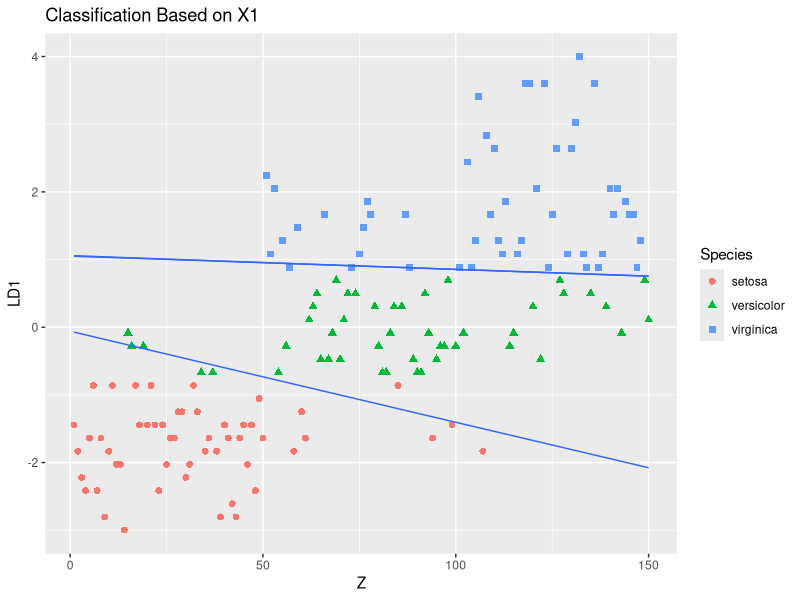
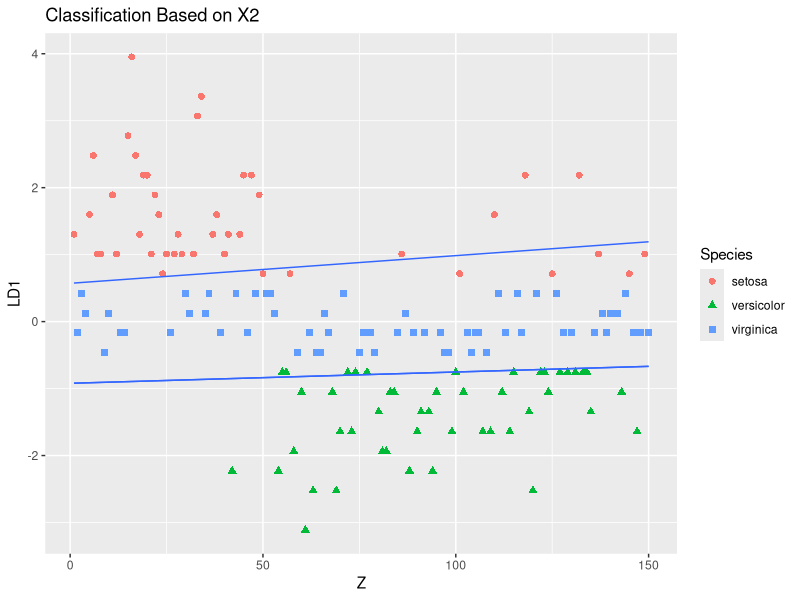
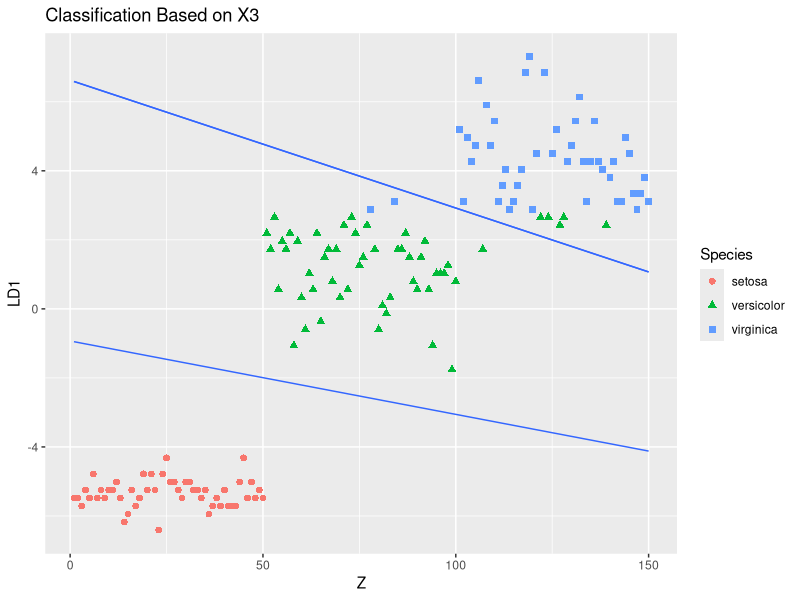
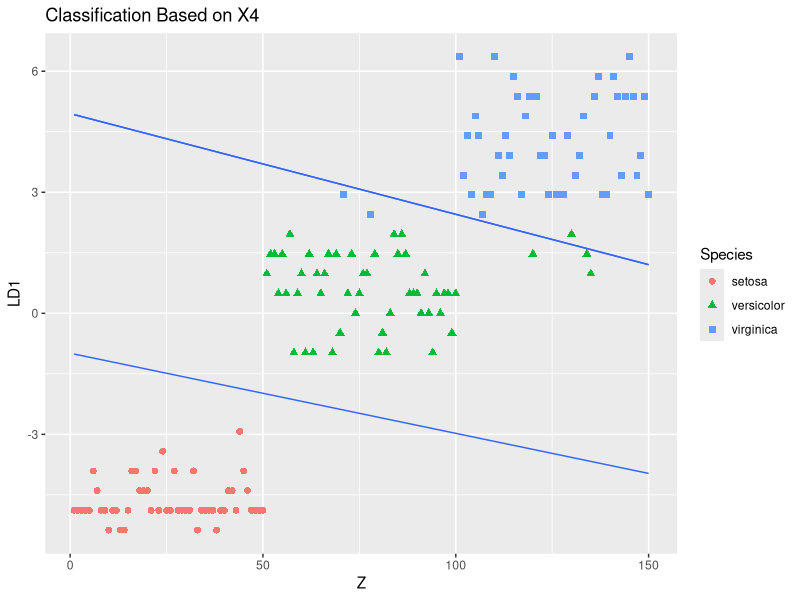

Source code (R) for these figures, in order:
################### 11
library(MASS)
library(tidyverse)
library(ggplot2)
Data=iris
traindata=Data
testdata=Data
Test=Data[,1]
newdf <- data.frame(Sepal.Length=Test)
r1=lda(Species ~ Sepal.Length,data=traindata)
r2=predict(object=r1,newdf)
Z=rep(1:150)
T=table(testdata[,5],r2$class)
T
misclaserror=1-sum(diag(T))/sum(T)
misclaserror
datPred<-data.frame(Species=r2$class,Z,r2$x)
r3 <- lda(datPred[,2:3], datPred[,1])
x <- seq(min(datPred[,2]), max(datPred[,2]), length.out=150)
y <- seq(min(datPred[,3]), max(datPred[,3]), length.out=150)
Xcon <- matrix(c(rep(x,length(y)),
                 rep(y, rep(length(x), length(y)))),,2)
r3.pr1 <- predict(r3, Xcon)$post[, c("setosa","versicolor")] %*% c(1,1) 
r3.pr2 <- predict(r3, Xcon)$post[, c("virginica","setosa")] %*% c(1,1)
pr3<-data.frame(x=rep(x, length(y)), y=rep(y, each=length(x)), 
               z1=as.vector(r3.pr1), z2=as.vector(r3.pr2))
ggplot(datPred, aes(x=Z, y=LD1) ) + 
  geom_point(size = 2, aes(pch = Species,  col=Species)) +
  geom_contour(data=pr3, aes(x=x, y=y, z=z1), breaks=c(0,.5)) + 
  geom_contour(data=pr3, aes(x=x, y=y, z=z2), breaks=c(0,.5))+
    labs(title="Classification Based on X1")
################################# 12
library(MASS)
library(tidyverse)
library(ggplot2)
Data=iris
traindata=Data
testdata=Data
Test=Data[,2]
newdf <- data.frame(Sepal.Width=Test)
r1=lda(Species ~ Sepal.Width,data=traindata)
r2=predict(object=r1,newdf)
Z=rep(1:150)
T=table(testdata[,5],r2$class)
T
misclaserror=1-sum(diag(T))/sum(T)
misclaserror
datPred<-data.frame(Species=r2$class,Z,r2$x)
r3 <- lda(datPred[,2:3], datPred[,1])
x <- seq(min(datPred[,2]), max(datPred[,2]), length.out=150)
y <- seq(min(datPred[,3]), max(datPred[,3]), length.out=150)
Xcon <- matrix(c(rep(x,length(y)),
                 rep(y, rep(length(x), length(y)))),,2)
r3.pr1 <- predict(r3, Xcon)$post[, c("setosa","versicolor")] %*% c(1,1) 
r3.pr2 <- predict(r3, Xcon)$post[, c("virginica","setosa")] %*% c(1,1)
pr3<-data.frame(x=rep(x, length(y)), y=rep(y, each=length(x)), 
                z1=as.vector(r3.pr1), z2=as.vector(r3.pr2))
ggplot(datPred, aes(x=Z, y=LD1) ) + 
  geom_point(size = 2, aes(pch = Species,  col=Species)) +
  geom_contour(data=pr3, aes(x=x, y=y, z=z1), breaks=c(0,.5)) + 
  geom_contour(data=pr3, aes(x=x, y=y, z=z2), breaks=c(0,.5))+
  labs(title="Classification Based on X2")
##########################13
library(MASS)
library(tidyverse)
library(ggplot2)
Data=iris
traindata=Data
testdata=Data
Test=Data[,3]
newdf <- data.frame(Petal.Length=Test)
r1=lda(Species ~ Petal.Length,data=traindata)
r2=predict(object=r1,newdf)
Z=rep(1:150)
T=table(testdata[,5],r2$class)
T
misclaserror=1-sum(diag(T))/sum(T)
misclaserror
datPred<-data.frame(Species=r2$class,Z,r2$x)
r3 <- lda(datPred[,2:3], datPred[,1])
x <- seq(min(datPred[,2]), max(datPred[,2]), length.out=150)
y <- seq(min(datPred[,3]), max(datPred[,3]), length.out=150)
Xcon <- matrix(c(rep(x,length(y)),
                 rep(y, rep(length(x), length(y)))),,2)
r3.pr1 <- predict(r3, Xcon)$post[, c("setosa","versicolor")] %*% c(1,1) 
r3.pr2 <- predict(r3, Xcon)$post[, c("virginica","setosa")] %*% c(1,1)
pr3<-data.frame(x=rep(x, length(y)), y=rep(y, each=length(x)), 
                z1=as.vector(r3.pr1), z2=as.vector(r3.pr2))
ggplot(datPred, aes(x=Z, y=LD1) ) + 
  geom_point(size = 2, aes(pch = Species,  col=Species)) +
  geom_contour(data=pr3, aes(x=x, y=y, z=z1), breaks=c(0,.5)) + 
  geom_contour(data=pr3, aes(x=x, y=y, z=z2), breaks=c(0,.5))+
  labs(title="Classification Based on X3")
###################################14
library(MASS)
library(tidyverse)
library(ggplot2)
Data=iris
traindata=Data
testdata=Data
Test=Data[,4]
newdf <- data.frame(Petal.Width=Test)
r1=lda(Species ~ Petal.Width,data=traindata)
r2=predict(object=r1,newdf)
Z=rep(1:150)
T=table(testdata[,5],r2$class)
T
misclaserror=1-sum(diag(T))/sum(T)
misclaserror
datPred<-data.frame(Species=r2$class,Z,r2$x)
r3 <- lda(datPred[,2:3], datPred[,1])
x <- seq(min(datPred[,2]), max(datPred[,2]), length.out=150)
y <- seq(min(datPred[,3]), max(datPred[,3]), length.out=150)
Xcon <- matrix(c(rep(x,length(y)),
                 rep(y, rep(length(x), length(y)))),,2)
r3.pr1 <- predict(r3, Xcon)$post[, c("setosa","versicolor")] %*% c(1,1) 
r3.pr2 <- predict(r3, Xcon)$post[, c("virginica","setosa")] %*% c(1,1)
pr3<-data.frame(x=rep(x, length(y)), y=rep(y, each=length(x)), 
                z1=as.vector(r3.pr1), z2=as.vector(r3.pr2))
ggplot(datPred, aes(x=Z, y=LD1) ) + 
  geom_point(size = 2, aes(pch = Species,  col=Species)) +
  geom_contour(data=pr3, aes(x=x, y=y, z=z1), breaks=c(0,.5)) + 
  geom_contour(data=pr3, aes(x=x, y=y, z=z2), breaks=c(0,.5))+
  labs(title="Classification Based on X4")